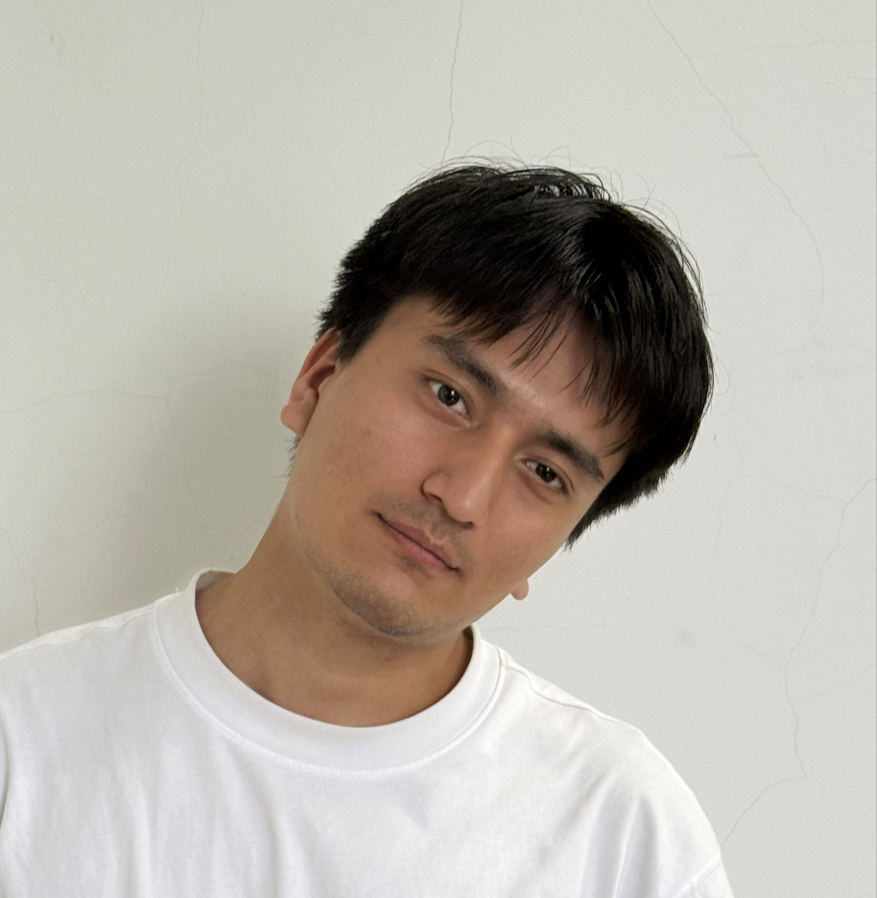
#> input picture tilted_face.jpg, 1753 x 1796 px, given in place of the camera (shown at 1/2 size)
$ python capture_real_video.py   (older library calls are emulated)
#> lines starting #> are read from the running program, lines starting #| are printed output that depends on the picture
import cv2
import time
import numpy as np
import matplotlib.pyplot as plt
import os

# ==========================================
# 严格遵循毕业论文排版要求 (宋体五号)
# ==========================================
plt.rcParams['font.size'] = 10.5
plt.rcParams['font.family'] = ['sans-serif']
plt.rcParams['font.sans-serif'] = ['SimSun']
plt.rcParams['axes.unicode_minus'] = False

def assess_frame_quality(frame):
    """
    实时计算并返回：综合分数, 拉普拉斯得分, 光照惩罚
    """
    gray = cv2.cvtColor(frame, cv2.COLOR_BGR2GRAY)

    # 1. 评估清晰度 (拉普拉斯方差)
    laplacian_var = cv2.Laplacian(gray, cv2.CV_64F).var()
    laplacian_score = min(laplacian_var * 5.0, 100.0)

    # 2. 评估光照度惩罚 (均值偏离 128 的程度)
    mean_brightness = np.mean(gray)
    brightness_penalty = abs(mean_brightness - 128) / 128.0

    # 综合得分
    score = laplacian_score * (1.0 - 0.2 * brightness_penalty)
    return score, laplacian_score, brightness_penalty

def main():
    print("[INFO] 正在唤醒电脑摄像头...")
    cap = cv2.VideoCapture(0)
    if not cap.isOpened():
        print("[ERROR] 无法打开摄像头！")
        return

    frames_to_capture = 150
    scores = []
    lap_scores = []
    light_penalties = []

    print("\n[INFO] 🔴 开始录制！请按照剧本表演 (端坐 -> 疯狂摇头 -> 手捂镜头 -> 恢复端坐)")

    cv2.namedWindow("Desktop Real-time Quality Capture", cv2.WINDOW_NORMAL)
    cv2.resizeWindow("Desktop Real-time Quality Capture", 640, 480)

    for i in range(frames_to_capture):
        ret, frame = cap.read()
        if not ret: break

        score, lap, light = assess_frame_quality(frame)
        scores.append(score)
        lap_scores.append(lap)
        light_penalties.append(light)

        display_frame = cv2.resize(frame, (640, 480))

        cv2.putText(display_frame, f"Frame: {i+1}/{frames_to_capture}", (20, 40),
                    cv2.FONT_HERSHEY_SIMPLEX, 0.8, (255, 255, 255), 2)
        cv2.putText(display_frame, f"Quality Score: {score:.1f}", (20, 80),
                    cv2.FONT_HERSHEY_SIMPLEX, 0.8, (0, 255, 0), 2)

        cv2.imshow("Desktop Real-time Quality Capture", display_frame)
        if cv2.waitKey(20) & 0xFF == ord('q'): break
#> this loop made 1 pass; (key q is pressed on pass 1)
#> (laplacian_var in assess_frame_quality, laplacian_score in assess_frame_quality, mean_brightness in assess_frame_quality, brightness_penalty in assess_frame_quality, score, lap, light) on pass 1: (19.74, 98.69, 180.2, 0.408, 90.65, 98.69, 0.408)
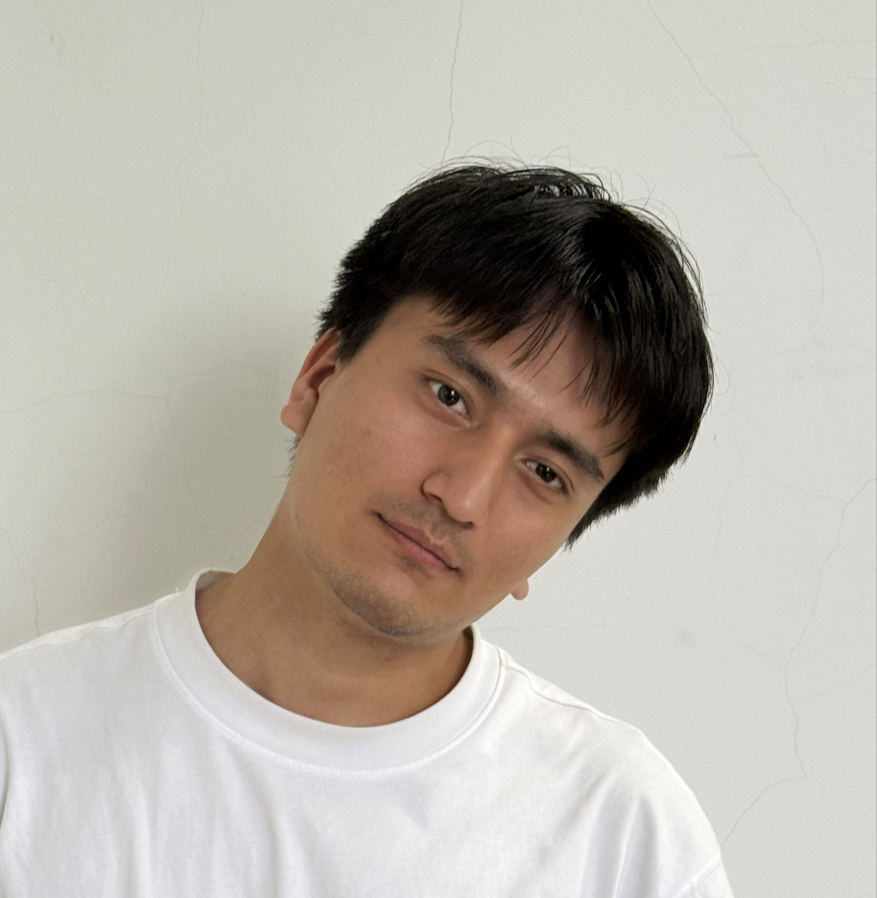
#> input picture tilted_face.jpg, 1753 x 1796 px, given in place of the camera (shown at 1/2 size)
#> pass 1, in assess_frame_quality, `gray = cv2.cvtColor(frame, cv2.COLOR_BGR2GRAY)`:
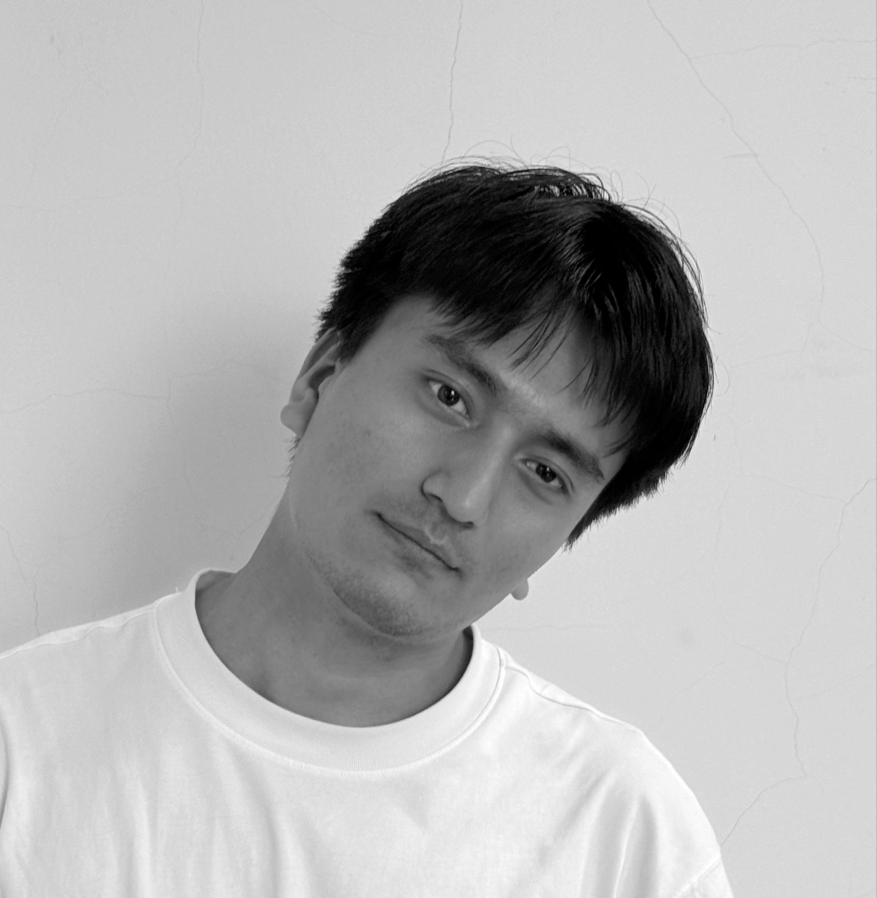
#> gray: shape (1796, 1753) (shown at 1/2 size); min 0, max 255, mean 180.2
#> pass 1, in main, `display_frame = cv2.resize(frame, (640, 480))`:
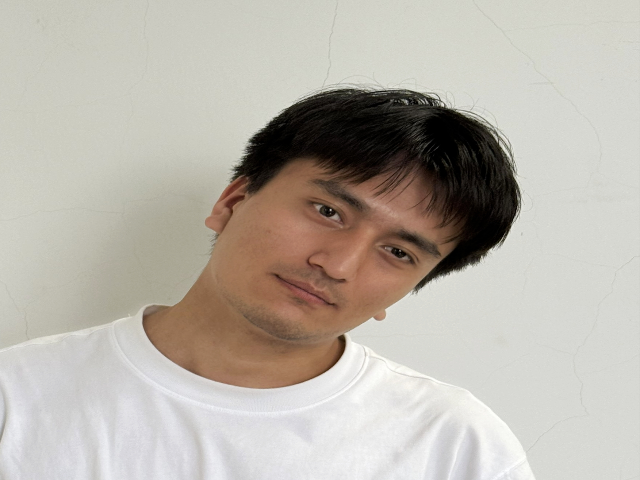
#> display_frame: shape (480, 640, 3); mean B, G, R 170.2, 179.3, 185.3
#> pass 1, in main, `cv2.imshow("Desktop Real-time Quality Capture", display_frame)`:
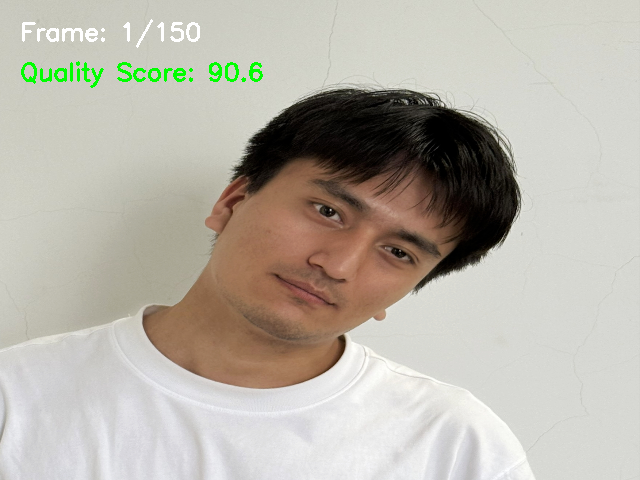
#> window 'Desktop Real-time Quality Capt': shape (480, 640, 3); mean B, G, R 169.4, 179.7, 184.4
#> frame is the input picture: shape (1796, 1753, 3); mean B, G, R 170.3, 179.4, 185.4
#> after the loop, lap_scores = [98.69]; light_penalties = [0.408]; scores = [90.65]

    cap.release()
    cv2.destroyAllWindows()
    print("[INFO] 录制完成！正在进行统计学分析与图表生成...")

    # ==========================================
    # 模拟系统的时序滑动窗口降噪算法
    # ==========================================
    window_size = 5
    kernel = np.ones(window_size) / window_size
    smoothed_scores = np.convolve(scores, kernel, mode='same')
#> smoothed_scores = [18.13, 18.13, 18.13, 18.13, 18.13]
    smoothed_scores[:2] = scores[:2]
    smoothed_scores[-2:] = scores[-2:]

    # ==========================================
    # 🚀 科学计算动态截断阈值 (解决阈值悖论)
    # 算法：取前30帧(基准状态)的均值与全局最低分的均值作为分类超平面
    # ==========================================
    baseline_mu = np.mean(smoothed_scores[:30])
#> baseline_mu = 76.14
    global_min = np.min(smoothed_scores)
#> global_min = 18.13
    dynamic_threshold = (baseline_mu + global_min) / 2.0
#> dynamic_threshold = 47.14
    print(f"[MATH] 基准得分均值: {baseline_mu:.2f}, 最低干扰得分: {global_min:.2f}")
#| [MATH] 基准得分均值: 76.14, 最低干扰得分: 18.13
    print(f"[MATH] 动态推算出的科学阻断阈值: {dynamic_threshold:.2f}")
#| [MATH] 动态推算出的科学阻断阈值: 47.14

    # ==========================================
    # 绘制 图6-2：带自动识别区间标记的消融实验图
    # ==========================================
    fig, ax = plt.subplots(figsize=(10, 5.5))

    # 消融实验对象 A：没有滤波的原始特征
    ax.plot(scores, color='#1f77b4', alpha=0.3, linewidth=1.5,
             label='移除滤波模块：原始单帧物理震荡得分')

    # 消融实验对象 B：加入滤波后的特征
    ax.plot(smoothed_scores, color='#d62728', linewidth=2.5,
             label='保留滤波模块：时序平滑后的质量特征')

    # 动态计算出的自适应阈值线
    ax.axhline(y=dynamic_threshold, color='green', linestyle='--', linewidth=2.0,
                label=f'统计算法自适应阻断阈值 ($T_{{blur}}$ = {dynamic_threshold:.1f})')

    blur_marked = False
    light_marked = False

    for i in range(len(scores)):
        if light_penalties[i] > 0.4:
            ax.axvspan(i-0.5, i+0.5, color='orange', alpha=0.15)
            if not light_marked:
                ax.text(i, max(scores) + 5, '检测到局部遮挡/光线突变', color='darkorange', fontsize=9, fontweight='bold')
                light_marked = True

        # 使用动态算出来的阈值来标记模糊区间！逻辑完美闭环！
        elif lap_scores[i] < dynamic_threshold and light_penalties[i] <= 0.4:
            ax.axvspan(i-0.5, i+0.5, color='purple', alpha=0.15)
            if not blur_marked:
                ax.text(i, 10, '检测到剧烈运动模糊', color='purple', fontsize=9, fontweight='bold')
                blur_marked = True
#> this loop made 1 pass
#> light_marked on pass 1: True
#> after the loop, blur_marked = False; light_marked = True

    ax.set_title('视频流时序质量感知与降噪模块消融实验 (Ablation Study)')
    ax.set_xlabel('时间序列 (视频帧数 / Frames)')
    ax.set_ylabel('物理综合质量分数 (Score)')

    max_y = max(max(scores) + 20, 110)
#> max_y = 110.6
    ax.set_ylim([0, max_y])

    ax.legend(loc='lower right')
    ax.grid(True, linestyle=':', alpha=0.6)
    plt.tight_layout()

    os.makedirs("./eval_test", exist_ok=True)
    save_path = "./eval_test/Fig6-2_Real_Video_Quality.png"
    plt.savefig(save_path, dpi=300)
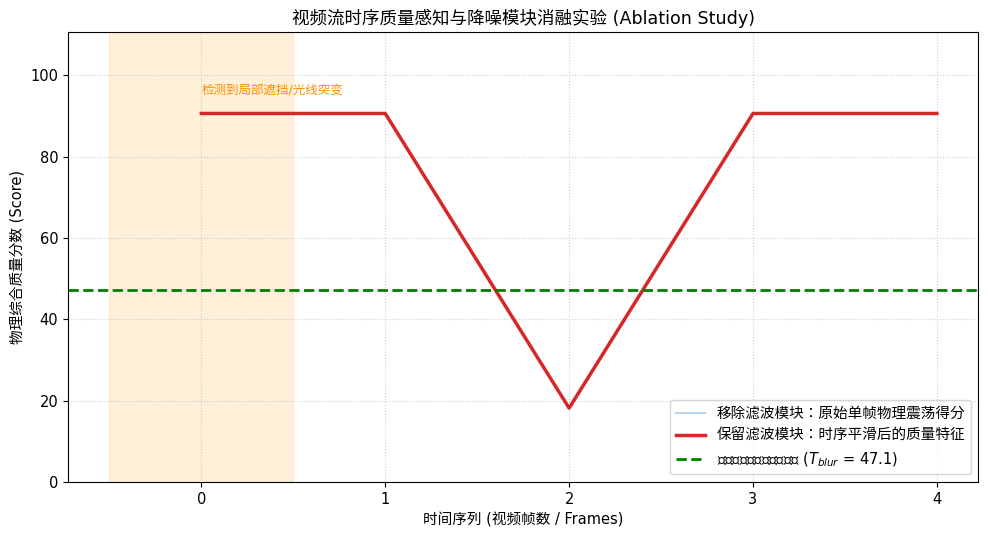
#> figure drawn by matplotlib, 1 panel
    plt.close()

    print(f"\n[SUCCESS] 满分学术图表 Fig6-2 已生成！路径: {save_path}")

if __name__ == "__main__":
    main()
